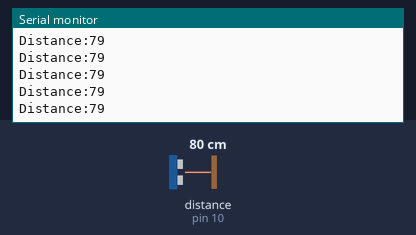
Simulated run of this sketch. Board: Arduino Uno, built with avr-gcc and run on an emulated ATmega328P. Shown: the last lines printed to the serial monitor. Wiring (inferred from the names in the program): ultrasonic range finder: trigger pin 9; echo pin 10. The test bench sets the inputs (shaded band); at power-on: distance to the obstacle (sensor on pin 10) 80 cm. The echo pulse lasts 58.3 µs per cm.

Above: at 1.2 s.
1.3 s: distance to the obstacle (sensor on pin 10) set to 120 cm
At 2.3 s:
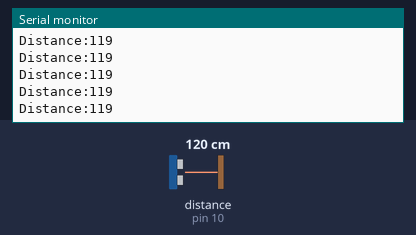
4.3 s: distance to the obstacle (sensor on pin 10) set to 2 cm
At 5.0 s:
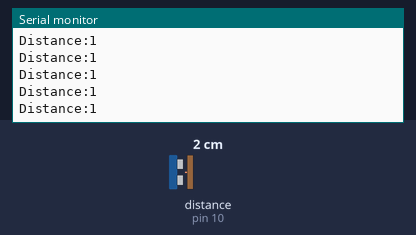
5.8 s: distance to the obstacle (sensor on pin 10) set to 120 cm
At 6.9 s:
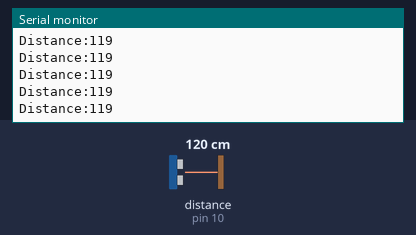
8.8 s: distance to the obstacle (sensor on pin 10) set to 299 cm
At 9.9 s:
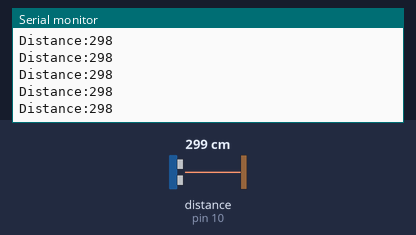
11.8 s: distance to the obstacle (sensor on pin 10) set to 4 cm
At 12.7 s:
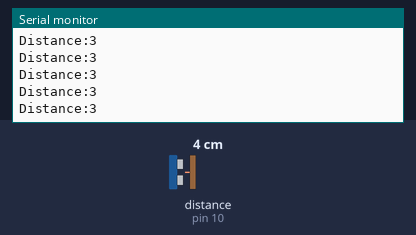
Timing chart, 0 to 14.8 s (numbered marks = the images above; inputs shaded):
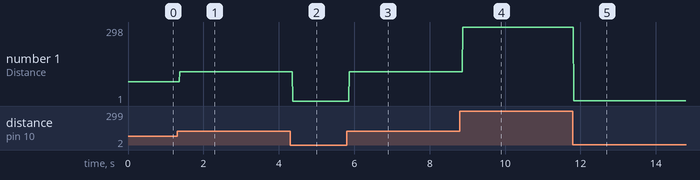

Measured:
- after the input at 1.3 s, the serial monitor: prints a new line after 0.07 s (image 1)
- after the input at 4.3 s, the serial monitor: prints a new line after 0.07 s (image 2)
- after the input at 8.8 s, the serial monitor: prints a new line after 0.08 s (image 4)
- after the input at 11.8 s, the serial monitor: prints a new line at once (image 5)
- plotted number 1: 79 → 119 after the input at 1.3 s, 119 → 1 after the input at 4.3 s, 119 → 298 after the input at 8.8 s, 298 → 3 after the input at 11.8 s

The sketch:

sketch_Distance_Sensor.ino
```cpp
const int trigPin = 9;
const int echoPin = 10;

long duration;
int distance;


void setup() {
pinMode(trigPin,OUTPUT);
pinMode(echoPin,INPUT);
Serial.begin(9600);
}

void loop() {
  digitalWrite(trigPin,LOW);
  delayMicroseconds(2);

  digitalWrite(trigPin,HIGH);
  delayMicroseconds(5);
  digitalWrite(trigPin,LOW);

  duration = pulseIn(echoPin,HIGH);
  distance=0.0343*duration/2;

  Serial.print("Distance:");
  Serial.println(distance);

}
```
